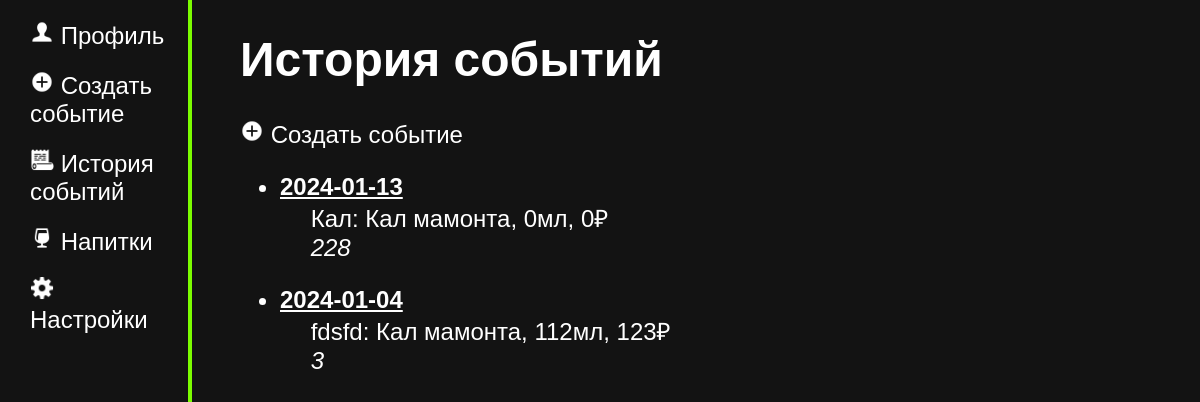
The page /history (signed in) on the database its author committed.
### tables this page shows
CREATE TABLE events
(
    id INTEGER PRIMARY KEY AUTOINCREMENT,
    user_id INTEGER,
    drink_id INTEGER,
    drink_title TEXT,
    title TEXT,
    event_date DATE NOT NULL,
    volume INTEGER,
    money_spent INTEGER,
    descript TEXT,

    FOREIGN KEY(user_id) REFERENCES user(id) ON UPDATE CASCADE,
    FOREIGN KEY (drink_title) REFERENCES drink(title) ON UPDATE CASCADE,
    FOREIGN KEY(drink_id) REFERENCES drink(id) ON UPDATE CASCADE
);

### main.py (the view)
@app.route("/history")
@login_required
def history():
    events = D.get_events(current_user.get_id())
    print(events)
    return render_template("history.html", events = events)

### data.py (called while the page is built)
    def get_user(self, user_id):
        try:
            self.cursor.execute(f"SELECT * FROM user WHERE id = {user_id} LIMIT 1")
            user = self.cursor.fetchone()
            return user
        except error:
                print("ОШИБКА! " + str(error))

    def get_events(self, user_id):
        try:
            self.cursor.execute(f"SELECT id, title, drink_title, event_date, volume, money_spent, descript FROM events WHERE user_id = {user_id} ORDER BY event_date DESC")
            events = self.cursor.fetchall()
            return events
        except error:
                print("ОШИБКА! " + str(error))

### main.py (called while the page is built)
@login_manager.user_loader
def load_user(user_id):
    print("load user")
    return User().fromDB(user_id, D)

def connect_db():
    connect = sqlite3.connect(app.config['DATABASE'])
    connect.row_factory = sqlite3.Row
    return connect

def get_db():
    if not hasattr(g, "link_db"):
        g.link_db = connect_db()
        print("БАЗА ДАННЫХ ПОЛУЧЕНА")
    return g.link_db

@app.before_request
def before_request():
    global D
    db = get_db()
    D = Data(db)

### user.py (called while the page is built)
    def fromDB(self, user_id, db):
        self.__user = db.get_user(user_id)
        return self

    def get_id(self):
        return str(self.__user['id'])

### templates/history.html (shortened to what this page needs)
{% extends 'base.html' %}
{%block body%}
<div class="main">
    <h1>История событий</h1>
    <p><img src="/static/img/add.png" style="height: 24px;"> <a href="/create_event">Создать событие</a></p>
    <ul>
        {%if events%}
        {%for i in events%}
        <div class = "event">
        <li>
            <p> <b><u>{{i.event_date}}</u></b> <a href="{{url_for('delete_event', event_id = i.id)}}"><img src="static/img/delete.png" alt="Удалить" class ="hidden"></a>
                <br> &emsp; {{i.title}}: {{i.drink_title}}, {{i.volume}}мл, {{i.money_spent}}₽
                <br> &emsp; <i>{{i.descript}}</i>
            </p>
        </li></div>
        {%endfor%}
        {%else%}
        <p>У вас пока нет событий, но вы можете их добавить</p>
        {%endif%}
    </ul>
</div>
{%endblock body%}

### static/css/main.css (style rules this page uses)
p, h1, a, br { color: rgb(255, 255, 255); text-decoration: none; }
body { color: rgb(255, 255, 255); padding: 0; margin: 0; font-family: Arial, Helvetica, sans-serif; font-size: 24px; background-color: rgb(19, 19, 19); }
.main { float: left; margin-left: 20%; width: 70%; }

### rows shown on the page
events: event_date "2024-01-13", title "Кал", drink_title "Кал мамонта", volume "0", money_spent "0", descript "228"
events: event_date "2024-01-04", title "fdsfd", drink_title "Кал мамонта", volume "112", money_spent "123", descript "3"
